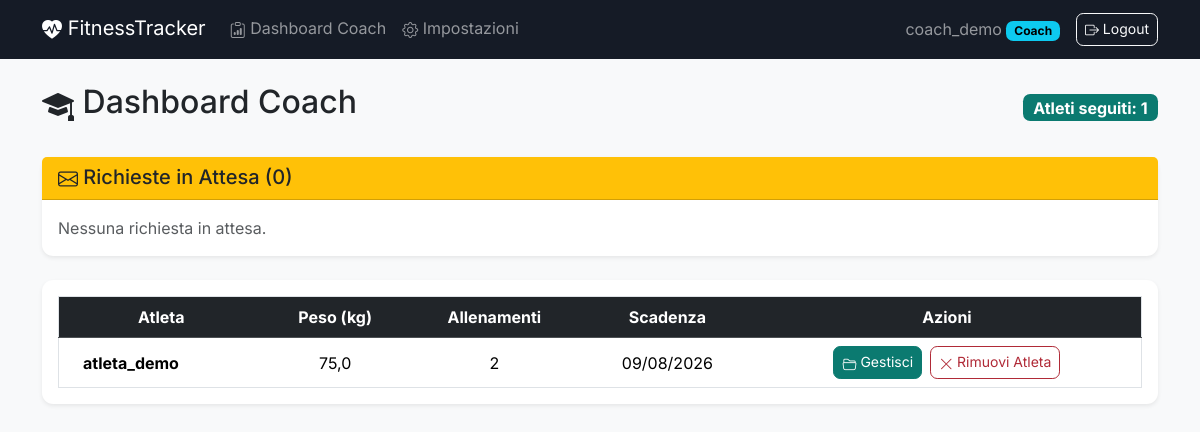
Page /workouts/ (signed in) on the committed database.
### accounts/models.py (models this page shows, shortened)
class CustomUser(AbstractUser):
    is_coach = models.BooleanField(default=False)
    coach = models.ForeignKey(
        'self',
        on_delete=models.SET_NULL,
        null=True,
        blank=True,
        related_name='athletes'
    )
    age = models.PositiveIntegerField(null=True, blank=True)
    weight = models.FloatField(verbose_name="Peso Corporeo (kg)", null=True, blank=True)
    body_fat = models.FloatField(verbose_name="Massa Grassa (%)", null=True, blank=True)
    prezzo_mensile = models.DecimalField(
        verbose_name="Prezzo mensile (€)",
        max_digits=6, decimal_places=2, default=0.00
    )
    def get_active_subscription(self):
        if self.is_coach or not self.coach_id:
            return None
        return self.sent_requests.filter(
            coach=self.coach, status='ACCEPTED'
        ).order_by('-data_richiesta').first()
    def refresh_subscription_status(self):
        from django.utils import timezone
        if self.is_coach or not self.coach_id:
            return
        sub = self.get_active_subscription()
        if sub and sub.data_scadenza and sub.data_scadenza < timezone.now().date():
            sub.status = 'EXPIRED'
            sub.save()
            self.coach = None
            self.save()

class SubscriptionRequest(models.Model):
    STATUS_CHOICES = [
        ('PENDING', 'In attesa'),
        ('ACCEPTED', 'Accettata'),
        ('REJECTED', 'Rifiutata'),
        ('CANCELLED', 'Annullata'),
        ('EXPIRED', 'Scaduta'),
    ]
    atleta = models.ForeignKey(
        settings.AUTH_USER_MODEL, on_delete=models.CASCADE, related_name='sent_requests'
    )
    coach = models.ForeignKey(
        settings.AUTH_USER_MODEL, on_delete=models.CASCADE, related_name='received_requests'
    )
    status = models.CharField(max_length=10, choices=STATUS_CHOICES, default='PENDING')
    data_richiesta = models.DateTimeField(auto_now_add=True)
    data_scadenza = models.DateField(null=True, blank=True)
    class Meta:
        ordering = ['-data_richiesta']

### workouts/views.py (the view, shortened to what this page needs)
# urls.py: path('workouts/', WorkoutListView.as_view(), name='workout_list'),
class WorkoutListView(LoginRequiredMixin, ListView):
    model = WorkoutLog
    template_name = 'workouts/workout_list.html'
    context_object_name = 'workouts'
    def get(self, request, *args, **kwargs):
        if request.user.is_coach:
            for athlete in request.user.athletes.all():
                athlete.refresh_subscription_status()
            pending_requests = SubscriptionRequest.objects.filter(
                coach=request.user, status='PENDING'
            )
            return render(request, 'workouts/coach_dashboard.html', {
                'athletes': request.user.athletes.all(),
                'pending_requests': pending_requests,
            })
        return super().get(request, *args, **kwargs)

### templates/workouts/coach_dashboard.html (shortened to what this page needs)
{% extends 'base.html' %}
{% block content %}
<div class="d-flex flex-column flex-sm-row justify-content-between align-items-sm-center gap-2 mb-4">
    <h1 class="h2"><i class="bi bi-mortarboard-fill"></i> Dashboard Coach</h1>
    <span class="badge bg-primary fs-6">Atleti seguiti: {{ athletes|length }}</span>
</div>
<div class="card shadow-sm mb-4 border-warning">
    <div class="card-header bg-warning text-dark">
        <h2 class="h5 mb-0"><i class="bi bi-envelope"></i> Richieste in Attesa ({{ pending_requests|length }})</h2>
    </div>
    <div class="card-body">
        {% if pending_requests %}
            {% for req in pending_requests %}
                <div class="d-flex flex-column flex-md-row justify-content-between align-items-start align-items-md-center gap-2 border-bottom py-2">
                    <div>
                        <strong>{{ req.atleta.username }}</strong>
                        <small class="text-muted">vuole abbonarsi — {{ req.data_richiesta|date:"d/m/Y H:i" }}</small>
                    </div>
                    <div class="d-flex gap-2">
                        <form method="post" action="{% url 'accept_request' req.id %}" class="m-0">
                            {% csrf_token %}
                            <button type="submit" class="btn btn-sm btn-success"><i class="bi bi-check-circle-fill"></i> Accetta</button>
                        </form>
                        <form method="post" action="{% url 'reject_request' req.id %}" class="m-0">
                            {% csrf_token %}
                            <button type="submit" class="btn btn-sm btn-outline-danger"><i class="bi bi-x-lg"></i> Rifiuta</button>
                        </form>
                    </div>
                </div>
            {% endfor %}
        {% else %}
            <p class="text-muted mb-0">Nessuna richiesta in attesa.</p>
        {% endif %}
    </div>
</div>
<div class="card shadow-sm">
    <div class="card-body">
        {% if athletes %}
        <div class="d-none d-md-block table-responsive">
            <table class="table table-hover border align-middle mb-0">
                <thead class="table-dark text-center">
                    <tr>
                        <th>Atleta</th>
                        <th>Peso (kg)</th>
                        <th>Allenamenti</th>
                        <th>Scadenza</th>
                        <th>Azioni</th>
                    </tr>
                </thead>
                <tbody class="text-center">
                    {% for athlete in athletes %}
                    <tr>
                        <td class="fw-bold text-start ps-4">{{ athlete.username }}</td>
                        <td>{{ athlete.weight|default:"—" }}</td>
                        <td>{{ athlete.workouts.count }}</td>
                        <td>
                            {% with sub=athlete.get_active_subscription %}
                                {% if sub and sub.data_scadenza %}{{ sub.data_scadenza|date:"d/m/Y" }}{% else %}—{% endif %}
                            {% endwith %}
                        </td>
                        <td>
                            <div class="d-flex gap-2 justify-content-center">
                                <a href="{% url 'coach_athlete_detail' athlete.id %}" class="btn btn-sm btn-primary"><i class="bi bi-folder2-open"></i> Gestisci</a>
                                <form method="post" action="{% url 'terminate_subscription' athlete.id %}" class="m-0"
                                      onsubmit="return confirm('Rimuovere questo atleta?')">
                                    <button type="submit" class="btn btn-sm btn-outline-danger"><i class="bi bi-x-lg"></i> Rimuovi Atleta</button>
                                </form>
                            </div>
                        </td>
                    </tr>
                    {% endfor %}
                </tbody>
            </table>
        </div>
        {% else %}
        <p class="text-muted text-center mb-0">Nessun atleta associato al tuo profilo.</p>
        {% endif %}
    </div>
</div>
{% endblock %}

### templates/base.html (shortened to what this page needs)
<!DOCTYPE html>
{% load static %}
<html lang="it">
<head>
    <link href="https://cdn.jsdelivr.net/npm/bootstrap@5.3.2/dist/css/bootstrap.min.css" rel="stylesheet">
    <link href="https://cdn.jsdelivr.net/npm/bootstrap-icons@1.11.3/font/bootstrap-icons.min.css" rel="stylesheet">
    <link rel="stylesheet" href="{% static 'css/style.css' %}">
</head>
<body class="bg-light">
    <nav class="navbar navbar-expand-lg navbar-dark bg-dark sticky-top mb-4">
        <div class="container">
            <a class="navbar-brand" href="{% url 'home' %}"><i class="bi bi-heart-pulse-fill"></i> FitnessTracker</a>
            <div class="collapse navbar-collapse" id="mainNav">
                {% if user.is_authenticated %}
                <ul class="navbar-nav me-auto">
                    {% if user.is_coach %}
                        <li class="nav-item"><a class="nav-link" href="{% url 'workout_list' %}"><i class="bi bi-clipboard-data"></i> Dashboard Coach</a></li>
                        <li class="nav-item"><a class="nav-link" href="{% url 'coach_settings' %}"><i class="bi bi-gear"></i> Impostazioni</a></li>
                    {% endif %}
                </ul>
                <ul class="navbar-nav ms-auto align-items-lg-center">
                    <li class="nav-item">
                        <span class="navbar-text me-3">
                            {{ user.username }}
                            <span class="badge text-bg-{% if user.is_coach %}info{% else %}secondary{% endif %}">
                                {% if user.is_coach %}Coach{% else %}Atleta{% endif %}
                            </span>
                        </span>
                    </li>
                    <li class="nav-item">
                        <form method="post" action="{% url 'logout' %}" class="d-inline">
                            <button type="submit" class="btn btn-sm btn-outline-light"><i class="bi bi-box-arrow-right"></i> Logout</button>
                        </form>
                    </li>
                </ul>
                {% endif %}
            </div>
        </div>
    </nav>
    <div class="container">
        {% block content %}
        {% endblock %}
    </div>
</body>
</html>

### static/css/style.css (style rules this page uses)
:root { --brand-primary: #0b7a70; --brand-primary-dark: #086159; --brand-navy: #151b26; --brand-radius: 0.7rem; }
body { font-family: 'Inter', -apple-system, BlinkMacSystemFont, "Segoe UI", Roboto, sans-serif; background-color: #f4f6f8; }
.navbar.bg-dark { background-color: var(--brand-navy) !important; }
.btn-primary { background-color: var(--brand-primary); border-color: var(--brand-primary); }
.bg-primary { background-color: var(--brand-primary) !important; }
a { color: var(--brand-primary); }
.card { border: none; border-radius: var(--brand-radius); box-shadow: 0 2px 14px rgba(15, 23, 42, 0.08); }
.btn, .form-control, .form-select, .badge, .alert { border-radius: calc(var(--brand-radius) - 0.25rem); }
.bi { vertical-align: -0.125em; }
.btn-outline-danger { --bs-btn-color: #b02a37; --bs-btn-border-color: #b02a37; --bs-btn-hover-bg: #b02a37; --bs-btn-hover-border-color: #b02a37; --bs-btn-active-bg: #b02a37; --bs-btn-active-border-color: #b02a37; }

### rows in the picture
CustomUser: username "coach_demo"
CustomUser: username "atleta_demo", weight "75,0", workouts.count "2", get_active_subscription.data_scadenza "09/08/2026"

### other values in the picture
{{ athletes|length }} "1"
{{ pending_requests|length }} "0"
